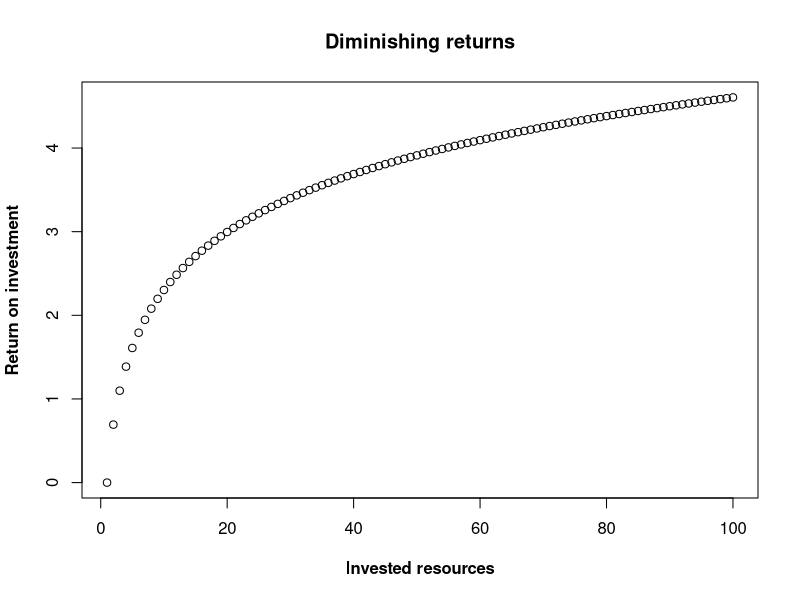
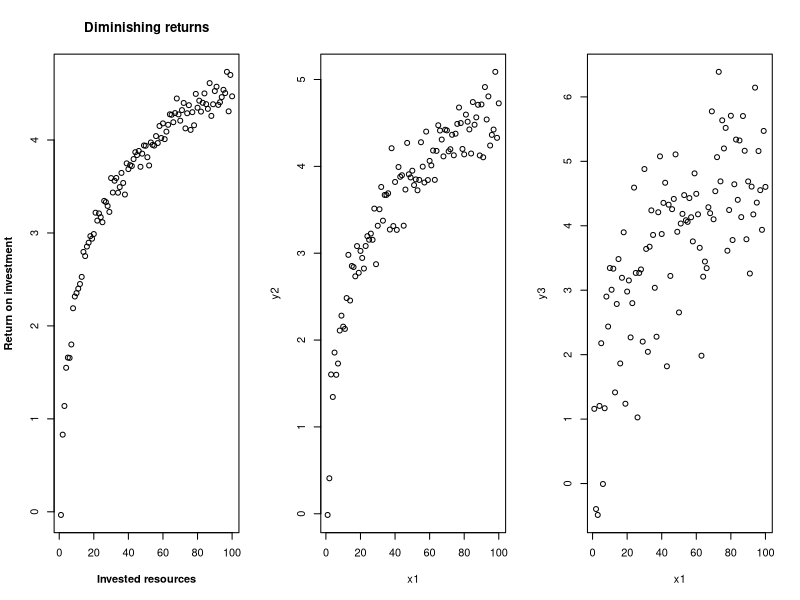

Write R code to recreate these figures, in order.
## ---- chunk 1
x1=1:100
y=log(x1)
plot(x1,y,main='Diminishing returns',xlab='Invested resources',ylab='Return on investment',font.lab=2)
## ---- chunk 2
#Let's keep x-values the same
#x1=1:100

#Now, update y values to include noise
par(mfrow=c(1,3))
y=log(x1) + rnorm(length(x1),sd=0.1)
y2=log(x1) + rnorm(length(x1),sd=0.3)
y3=log(x1) + rnorm(length(x1),sd=1)
plot(x1,y,main='Diminishing returns',xlab='Invested resources',ylab='Return on investment',font.lab=2)
plot(x1,y2)
plot(x1,y3)
